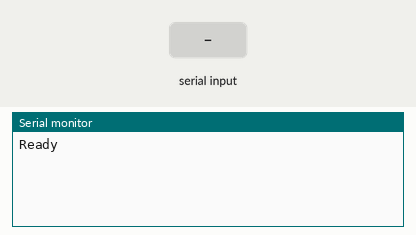
This sketch was run on a simulated Arduino Uno, built with avr-gcc and run on an emulated ATmega328P. Shown: the last lines printed to the serial monitor. The inputs (shaded band) are chosen by the test bench.

Above: at 1.2 s.
1.3 s: "1" received over the second serial link
At 2.5 s:
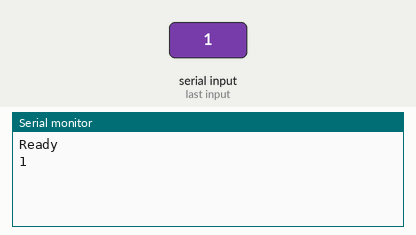
2.8 s: "0" received over the second serial link
At 3.8 s:
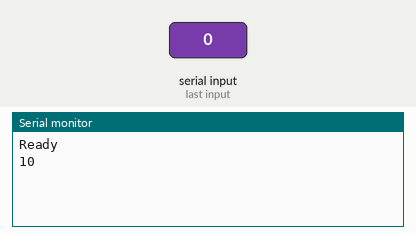

The sketch:

sendTest.ino
```cpp
#include <SoftwareSerial.h>
SoftwareSerial mySerial(10, 11); // RX, TX

void setup() {
  Serial.begin(57600); // ハードウェアシリアルを準備
  while (!Serial) {
    ; // シリアルポートの準備ができるのを待つ(Leonardoのみ必要)
  }
  Serial.println("Ready");
  mySerial.begin(4800); // ソフトウェアシリアルの初期化
  mySerial.println("Hello, world?");
}

void loop() {
  if (mySerial.available()) Serial.write(mySerial.read());
  if (Serial.available()) mySerial.write(Serial.read());
}
```

Measured:
- after the input at 1.3 s, the serial monitor: prints a new line at once (image 1)
- after the input at 2.8 s, the serial monitor: prints a new line at once (image 2)
